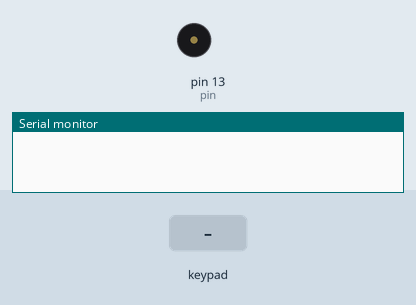
Simulated run of this sketch. Board: Arduino Uno, built with avr-gcc and run on an emulated ATmega328P. On the bench: buzzer (waves = sounding), the last lines printed to the serial monitor. The inputs (shaded band) are chosen by the test bench.

Above: at 1.2 s.
1.3 s: keypad keys 2 3 4 5 pressed 0.4 s apart
At 1.7 s:
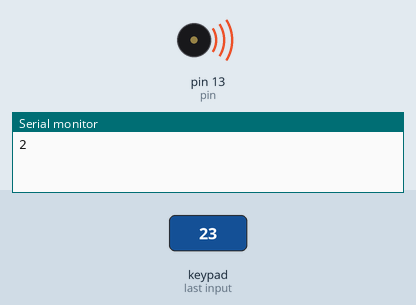
4.8 s: key 'A' pressed
At 6.1 s:
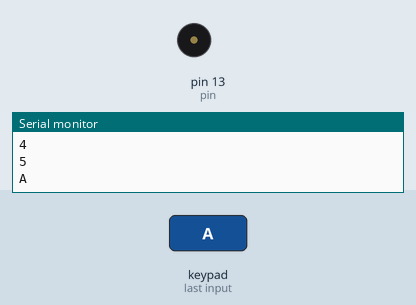
6.3 s: key 'B' pressed
At 6.7 s:
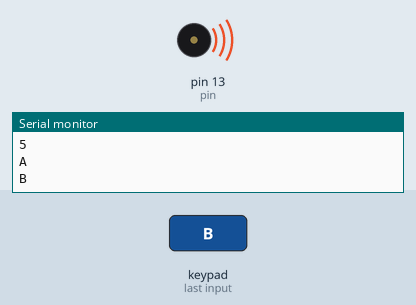
7.8 s: keypad keys 2 3 4 5 D pressed 0.4 s apart
At 11.0 s:
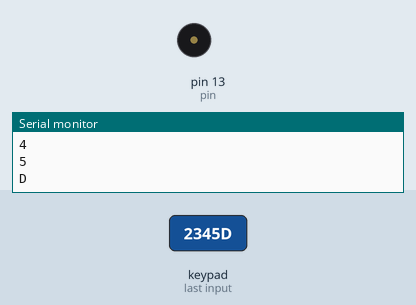
11.3 s: key 'C' pressed
At 11.7 s:
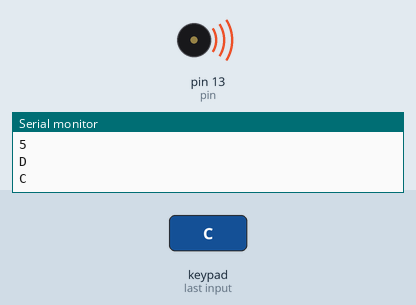
12.8 s: key 'E' pressed
At 13.7 s:
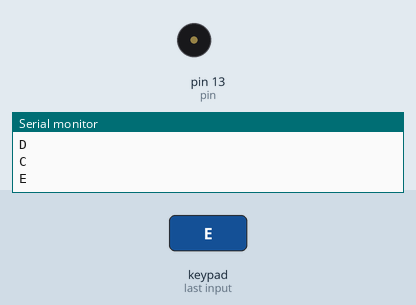
Timing chart, 0 to 15.3 s (numbered marks = the images above; inputs shaded):
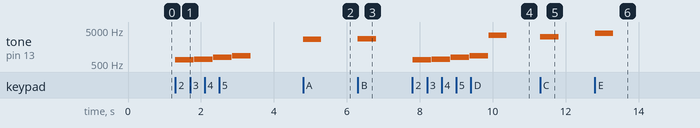

The sketch:

Lab6.ino
```cpp
//Lab06-Music
#include <Keypad.h>
const byte ROWS = 4;
const byte COLS = 4;
char keys[ROWS][COLS] = {
  {'7','4','1','0'},
  {'8','5','2','A'},
  {'9','6','3','B'},
  {'C','D','E','F'}
};
byte rowPins[ROWS] = {2,3,4,5};
byte colPins[COLS] = {6,7,8,9};
Keypad keypad = Keypad( makeKeymap(keys), rowPins, colPins, ROWS, COLS );

int pin = 13;

#define NOTE_    0
#define NOTE_B0  31
#define NOTE_C1  33
#define NOTE_CS1 35
#define NOTE_D1  37
#define NOTE_DS1 39
#define NOTE_E1  41
#define NOTE_F1  44
#define NOTE_FS1 46
#define NOTE_G1  49
#define NOTE_GS1 52
#define NOTE_A1  55
#define NOTE_AS1 58
#define NOTE_B1  62
#define NOTE_C2  65
#define NOTE_CS2 69
#define NOTE_D2  73
#define NOTE_DS2 78
#define NOTE_E2  82
#define NOTE_F2  87
#define NOTE_FS2 93
#define NOTE_G2  98
#define NOTE_GS2 104
#define NOTE_A2  110
#define NOTE_AS2 117
#define NOTE_B2  123
#define NOTE_C3  131
#define NOTE_CS3 139
#define NOTE_D3  147
#define NOTE_DS3 156
#define NOTE_E3  165
#define NOTE_F3  175
#define NOTE_FS3 185
#define NOTE_G3  196
#define NOTE_GS3 208
#define NOTE_A3  220
#define NOTE_AS3 233
#define NOTE_B3  247
#define NOTE_C4  262
#define NOTE_CS4 277
#define NOTE_D4  294
#define NOTE_DS4 311
#define NOTE_E4  330
#define NOTE_F4  349
#define NOTE_FS4 370
#define NOTE_G4  392
#define NOTE_GS4 415
#define NOTE_A4  440
#define NOTE_AS4 466
#define NOTE_B4  494
#define NOTE_C5  523
#define NOTE_CS5 554
#define NOTE_D5  587
#define NOTE_DS5 622
#define NOTE_E5  659
#define NOTE_F5  698
#define NOTE_FS5 740
#define NOTE_G5  784
#define NOTE_GS5 831
#define NOTE_A5  880
#define NOTE_AS5 932
#define NOTE_B5  988
#define NOTE_C6  1047
#define NOTE_CS6 1109
#define NOTE_D6  1175
#define NOTE_DS6 1245
#define NOTE_E6  1319
#define NOTE_F6  1397
#define NOTE_FS6 1480
#define NOTE_G6  1568
#define NOTE_GS6 1661
#define NOTE_A6  1760
#define NOTE_AS6 1865
#define NOTE_B6  1976
#define NOTE_C7  2093
#define NOTE_CS7 2217
#define NOTE_D7  2349
#define NOTE_DS7 2489
#define NOTE_E7  2637
#define NOTE_F7  2794
#define NOTE_FS7 2960
#define NOTE_G7  3136
#define NOTE_GS7 3322
#define NOTE_A7  3520
#define NOTE_AS7 3729
#define NOTE_B7  3951
#define NOTE_C8  4186
#define NOTE_CS8 4435
#define NOTE_D8  4699
#define NOTE_DS8 4978#define NOTE_    0
#define NOTE_B0  31
#define NOTE_C1  33
#define NOTE_CS1 35
#define NOTE_D1  37
#define NOTE_DS1 39
#define NOTE_E1  41
#define NOTE_F1  44
#define NOTE_FS1 46
#define NOTE_G1  49
#define NOTE_GS1 52
#define NOTE_A1  55
#define NOTE_AS1 58
#define NOTE_B1  62
#define NOTE_C2  65
#define NOTE_CS2 69
#define NOTE_D2  73
#define NOTE_DS2 78
#define NOTE_E2  82
#define NOTE_F2  87
#define NOTE_FS2 93
#define NOTE_G2  98
#define NOTE_GS2 104
#define NOTE_A2  110
#define NOTE_AS2 117
#define NOTE_B2  123
#define NOTE_C3  131
#define NOTE_CS3 139
#define NOTE_D3  147
#define NOTE_DS3 156
#define NOTE_E3  165
#define NOTE_F3  175
#define NOTE_FS3 185
#define NOTE_G3  196
#define NOTE_GS3 208
#define NOTE_A3  220
#define NOTE_AS3 233
#define NOTE_B3  247
#define NOTE_C4  262
#define NOTE_CS4 277
#define NOTE_D4  294
#define NOTE_DS4 311
#define NOTE_E4  330
#define NOTE_F4  349
#define NOTE_FS4 370
#define NOTE_G4  392
#define NOTE_GS4 415
#define NOTE_A4  440
#define NOTE_AS4 466
#define NOTE_B4  494
#define NOTE_C5  523
#define NOTE_CS5 554
#define NOTE_D5  587
#define NOTE_DS5 622
#define NOTE_E5  659
#define NOTE_F5  698
#define NOTE_FS5 740
#define NOTE_G5  784
#define NOTE_GS5 831
#define NOTE_A5  880
#define NOTE_AS5 932
#define NOTE_B5  988
#define NOTE_C6  1047
#define NOTE_CS6 1109
#define NOTE_D6  1175
#define NOTE_DS6 1245
#define NOTE_E6  1319
#define NOTE_F6  1397
#define NOTE_FS6 1480
#define NOTE_G6  1568
#define NOTE_GS6 1661
#define NOTE_A6  1760
#define NOTE_AS6 1865
#define NOTE_B6  1976
#define NOTE_C7  2093
#define NOTE_CS7 2217
#define NOTE_D7  2349
#define NOTE_DS7 2489
#define NOTE_E7  2637
#define NOTE_F7  2794
#define NOTE_FS7 2960
#define NOTE_G7  3136
#define NOTE_GS7 3322
#define NOTE_A7  3520
#define NOTE_AS7 3729
#define NOTE_B7  3951
#define NOTE_C8  4186
#define NOTE_CS8 4435
#define NOTE_D8  4699
#define NOTE_DS8 4978

int melody[] = {
  NOTE_, NOTE_D4, NOTE_C4, NOTE_A3, NOTE_C4, NOTE_C4, NOTE_A3, NOTE_C4, NOTE_C4, NOTE_A3, NOTE_C4, NOTE_A3, NOTE_G3, NOTE_,
  NOTE_, NOTE_D4, NOTE_C4, NOTE_A3, NOTE_C4, NOTE_C4, NOTE_A3, NOTE_C4, NOTE_C4, NOTE_E4, NOTE_D4, NOTE_C4, NOTE_C4, NOTE_,

  NOTE_, NOTE_G3, NOTE_A3, NOTE_E4, NOTE_E4, NOTE_E4, NOTE_D4, NOTE_E4, NOTE_E4, NOTE_D4, NOTE_E4, NOTE_G4, NOTE_E4, NOTE_E4, NOTE_,
  NOTE_, NOTE_E4, NOTE_E4, NOTE_E4, NOTE_D4, NOTE_D4, NOTE_D4, NOTE_D4, NOTE_D4, NOTE_C4, NOTE_E4, NOTE_E4, NOTE_D4, NOTE_,

  NOTE_, NOTE_D4, NOTE_C4, NOTE_A3, NOTE_C4, NOTE_C4, NOTE_A3, NOTE_C4, NOTE_C4, NOTE_A3, NOTE_C4, NOTE_A3, NOTE_G3, NOTE_,
  NOTE_, NOTE_G3, NOTE_A3, NOTE_E4, NOTE_G4, NOTE_G4, NOTE_E4, NOTE_G4, NOTE_G4, NOTE_E4, NOTE_D4, NOTE_C4, NOTE_C4, NOTE_,

  NOTE_, NOTE_D4, NOTE_C4, NOTE_D4, NOTE_E4, NOTE_D4, NOTE_D4, NOTE_C4, NOTE_D4,
  NOTE_C4, NOTE_A3, NOTE_D4, NOTE_C4, NOTE_C4, NOTE_A3, NOTE_C4, NOTE_C4, NOTE_C4, NOTE_,
  //
  NOTE_, NOTE_G4, NOTE_G4, NOTE_E4, NOTE_D4, NOTE_E4, NOTE_A3, NOTE_D4, NOTE_E4, NOTE_G4, NOTE_E4, NOTE_D4, NOTE_,
  NOTE_, NOTE_G4, NOTE_G4, NOTE_E4, NOTE_D4, NOTE_E4, NOTE_G3, NOTE_D4, NOTE_E4, NOTE_G4, NOTE_D4, NOTE_C4, NOTE_,

  NOTE_, NOTE_C4, NOTE_D4, NOTE_E4, NOTE_G4, NOTE_A4, NOTE_G4, NOTE_F4, NOTE_G4, NOTE_E4, NOTE_E4, NOTE_D4, NOTE_D4, NOTE_,
  NOTE_, NOTE_C4, NOTE_D4, NOTE_C4, NOTE_C4, NOTE_D4, NOTE_C4, NOTE_D4, NOTE_D4, NOTE_E4, NOTE_G4, NOTE_E4, NOTE_E4, NOTE_,

  NOTE_, NOTE_G4, NOTE_G4, NOTE_E4, NOTE_D4, NOTE_E4, NOTE_A3, NOTE_D4, NOTE_E4, NOTE_G4, NOTE_E4, NOTE_D4, NOTE_,
  NOTE_, NOTE_G4, NOTE_G4, NOTE_E4, NOTE_D4, NOTE_E4, NOTE_G3, NOTE_D4, NOTE_E4, NOTE_G4, NOTE_D4, NOTE_C4, NOTE_,

  NOTE_, NOTE_C4, NOTE_D4, NOTE_E4, NOTE_G4, NOTE_A4, NOTE_G4, NOTE_F4, NOTE_G4, NOTE_E4, NOTE_E4, NOTE_D4, NOTE_D4,
  NOTE_G3, NOTE_E4, NOTE_D4, NOTE_D4, NOTE_D4, NOTE_C4, NOTE_,
};

int noteDurations[] = {
  16, 16, 16, 16, 8, 16, 16, 8, 16, 16, 16, 16, 8, 8,
  16, 16, 16, 16, 8, 16, 16, 8, 16, 16, 16, 16, 8, 8,

  16, 16, 16, 16, 8, 16, 16, 8, 16, 16, 16, 16, 16, 16, 8,
  16, 16, 16, 16, 16, 16, 16, 16, 8, 16, 16, 16, 8, 8,

  16, 16, 16, 16, 8, 16, 16, 8, 16, 16, 16, 16, 8, 8,
  16, 16, 16, 16, 8, 16, 16, 8, 16, 16, 16, 16, 8, 8,

  16, 16, 16, 16, 16, 16, 16, 16, 8,
  16, 16, 16, 16, 16, 16, 8, 16, 4, 8,
  //
  16, 16, 16, 16, 16, 16, 8, 16, 16, 16, 16, 4, 8,
  16, 16, 16, 16, 16, 16, 8, 16, 16, 16, 16, 4, 8,

  16, 16, 16, 16, 16, 16, 16, 16, 16, 16, 16, 16, 4, 8,
  16, 16, 16, 16, 16, 16, 16, 16, 16, 8, 16, 16, 8, 8,

  16, 16, 16, 16, 16, 16, 8, 16, 16, 16, 16, 4, 8,
  16, 16, 16, 16, 16, 16, 8, 16, 16, 16, 16, 4, 8,

  16, 16, 16, 16, 16, 16, 16, 16, 16, 16, 16, 16, 4,
  16, 8, 16, 16, 16, 4, 8,
};

int music[16]={
  NOTE_C5, NOTE_D5, NOTE_E5, NOTE_F5, NOTE_G5, NOTE_A5, NOTE_B5, NOTE_C6,
  NOTE_C7, NOTE_D7, NOTE_E7, NOTE_F7, NOTE_G7, NOTE_A7, NOTE_B7, NOTE_C8
};

void setup() {
  // put your setup code here, to run once:
  Serial.begin(9600);
//  for(int i=0;i<=13;i++)
//    pinMode(i,OUTPUT);

}

void loop() {
  // put your main code here, to run repeatedly:
  char key = keypad.getKey();

  if (key != NO_KEY){
    Serial.println(key);

    //Lab6-2
    if(key-'0' >= 0 && key-'0'<= 9)
       playOnKey(key-'0');
    else
       playOnKey(key-'A' + 10);

  }

  //Lab6-1
  /*
  play(melody, noteDurations, sizeof(melody) / sizeof(int));

  delay(2000);
  */


}


void play(int *melody, int *noteDurations, int num){
  for(int note = 0; note < num; note++){
    int noteDuration = 3000 / noteDurations[note];
    tone(pin, melody[note], noteDuration);

    delay(noteDuration * 1.30);
  }
}

void playOnKey(int i){
      tone(pin, music[i], 500);
      delay(500);
}
```

Measured:
- after the input at 1.3 s, tone on pin 13 (pin): plays 659 Hz for 0.50 s, 698 Hz for 0.50 s, 784 Hz for 0.50 s, 880 Hz for 0.50 s, starting at once
- after the input at 4.8 s, tone on pin 13 (pin): silent → 2637 Hz at once, → silent 0.50 s later
- after the input at 6.3 s, tone on pin 13 (pin): silent → 2794 Hz at once, → silent 0.50 s later
- after the input at 7.8 s, tone on pin 13 (pin): plays 659 Hz for 0.50 s, 698 Hz for 0.50 s, 784 Hz for 0.50 s, 880 Hz for 0.50 s, 3520 Hz for 0.50 s, starting at once
- after the input at 11.3 s, tone on pin 13 (pin): silent → 3136 Hz at once, → silent 0.50 s later
- after the input at 12.8 s, tone on pin 13 (pin): silent → 3951 Hz at once, → silent 0.50 s later
